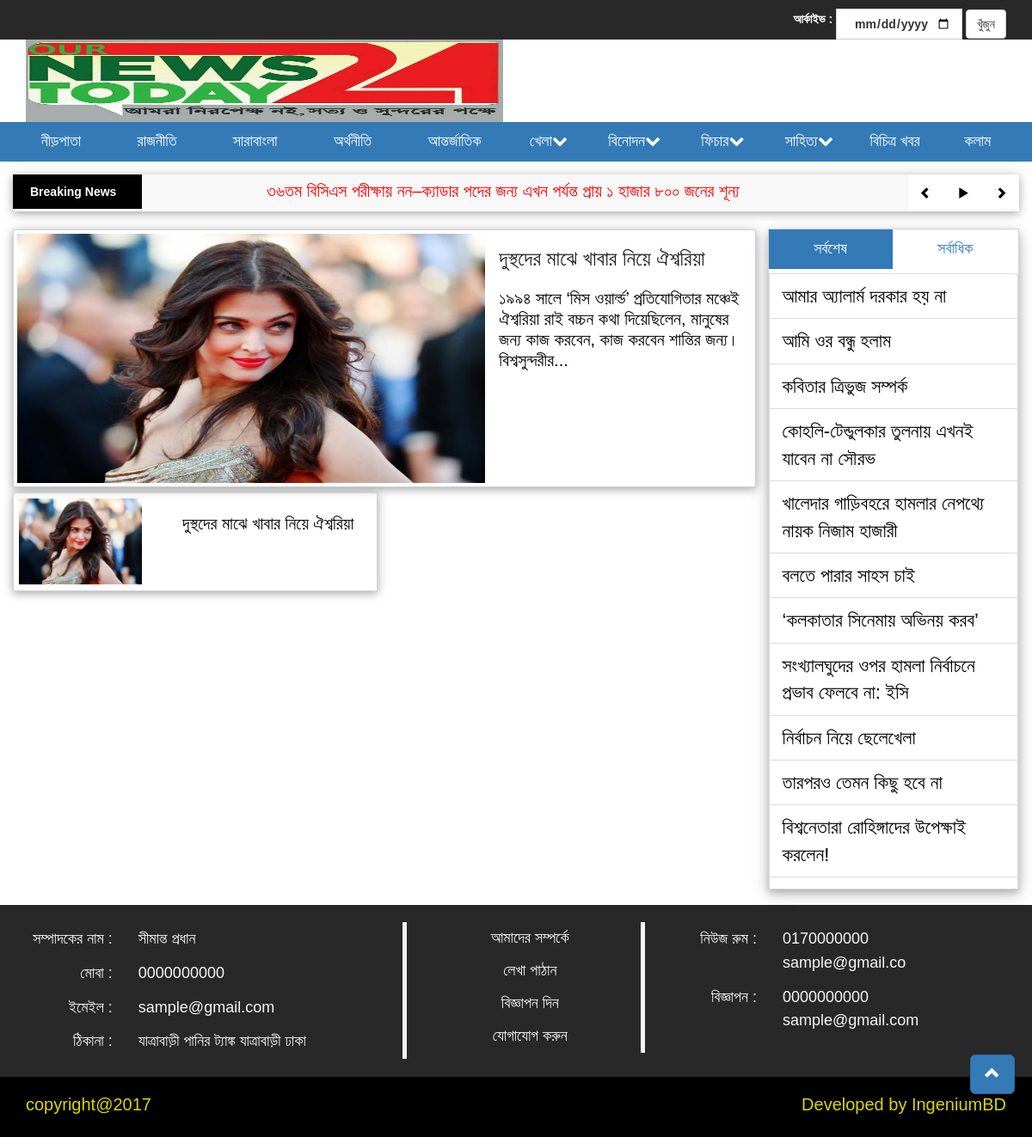
The page /bollywood.php on the database its author committed.
### tables this page shows
CREATE TABLE `tbl_logontitle` (
  `logo_id` int(11) NOT NULL,
  `logo` varchar(255) NOT NULL
);

CREATE TABLE `tbl_breakingnews` (
  `breaking_id` int(11) NOT NULL,
  `title` text NOT NULL,
  `status` tinyint(1) NOT NULL
);

CREATE TABLE `tbl_newses` (
  `news_id` int(11) NOT NULL,
  `district_id` int(11) NOT NULL,
  `category_id` int(11) NOT NULL,
  `subcategory_id` int(11) NOT NULL,
  `top_news` tinyint(1) NOT NULL,
  `news_title` varchar(150) NOT NULL,
  `news_url` varchar(150) NOT NULL,
  `news_seo_title` varchar(150) NOT NULL,
  `image` varchar(255) NOT NULL,
  `news_summery` text NOT NULL,
  `news_details` text NOT NULL,
  `hits` int(11) NOT NULL,
  `author` varchar(150) NOT NULL,
  `writer` varchar(100) NOT NULL,
  `sahittowriter` varchar(200) NOT NULL,
  `status` tinyint(1) NOT NULL,
  `date` date DEFAULT NULL,
  `create_date` timestamp NOT NULL DEFAULT CURRENT_TIMESTAMP,
  `update_dateN_time` timestamp NULL DEFAULT NULL
);

CREATE TABLE `tbl_editor` (
  `editor_id` int(11) NOT NULL,
  `editor_name` varchar(150) NOT NULL,
  `editor_email` varchar(150) NOT NULL,
  `editor_mobile` varchar(15) NOT NULL,
  `editor_address` text NOT NULL
);

CREATE TABLE `tbl_emailphone` (
  `emailphone_id` int(11) NOT NULL,
  `newsroomemail` varchar(100) NOT NULL,
  `newsroommobile` varchar(15) NOT NULL,
  `advemail` varchar(100) NOT NULL,
  `advmobile` varchar(15) NOT NULL
);

### bollywood.php (the view)
<?php include 'inc/header.php';?>
<?php include 'inc/breakingnews.php';?>
<?php
    $fm = new Format();
?>
<div class="inner_page">
            <div class="container">
                <div class="row">
                    <div class="col-lg-9">
                        <div class="row">
                            <div class="main_content">
                            <?php
                                 $news = new NewsAddN();
                                  $bollywoodTNews = $news->getBollyllywoodTopNews();
                                  if ($bollywoodTNews) {
                                    while ($result = $bollywoodTNews->fetch_assoc()) {
                              ?>
                                <div class="col-lg-8">
                                    <a href="singlenews.php?nurl=<?php echo $result['news_url']; ?>">
                                        <img src="global-panel/<?php echo $result['image']; ?>" alt="BPL" class="img-responsive"/>
                                    </a>
                                </div>
                                <div class="col-lg-4">
                                    <div class="details">
                                        <h3>
                                            <a href="singlenews.php?nurl=<?php echo $result['news_url']; ?>"><?php echo $result['news_title']; ?></a>
                                        </h3>
                                        <p>
                                            <a href="singlenews.php?nurl=<?php echo $result['news_url']; ?>"><?php echo $fm->textShorten($result['news_summery']); ?></a>
                                        </p>
                                    </div>
                                </div>
                              <?php } } ?>
                            </div>
                            <?php
                                 $news = new NewsAddN();
                                  $bollywoodAllTNews = $news->getAllbollywoodNewsinner();
                                  if ($bollywoodAllTNews) {
                                    while ($result = $bollywoodAllTNews->fetch_assoc()) {
                              ?>
                             <div class="col-lg-6">
                                <div class="content">
                                    <div class="col-lg-6">
                                        <a href="singlenews.php?nurl=<?php echo $result['news_url']; ?>">
                                            <img src="global-panel/<?php echo $result['image']; ?>" alt="Dhoni" class="img-responsive"/>
                                        </a>
                                    </div>
                                    <div class="col-lg-6">
                                        <h3><a href="singlenews.php?nurl=<?php echo $result['news_url']; ?>"><?php echo $result['news_title']; ?></a></h3>
                                    </div>
                                </div>
                            </div>
                         <?php } } ?>
                        </div>
                    </div>
                    <div class="col-lg-3">
                       <?php include 'inc/recentpopular.php';?>
                    </div>
                </div>
            </div>
        </div>
       <?php include 'inc/footer.php';?>

### inc/header.php (shortened to what the rows shown need)
<?php
include 'lib/Database.php';
include 'helpers/Format.php';
?>
<!DOCTYPE html>
<html>
    <head>
        <link rel="stylesheet" href="css/bootstrap.min.css" />
        <link rel="stylesheet" href="css/style.css" />
        <link rel="stylesheet" href="css/inner-page.css" />
        <link rel="stylesheet" href="css/kolamist.css" />
        <link rel="stylesheet" href="css/kolamist_profile.css" />
        <link rel="stylesheet" href="css/archive.css" />
        <link rel="stylesheet" href="css/news-view.css" />
        <link rel="stylesheet" href="css/map.css" />
        <link rel="stylesheet" href="css/chora.css" />
        <link rel="stylesheet" href="css/kobita.css" />
        <link rel="stylesheet" href="css/sahitto.css" />
        <link rel="stylesheet" href="css/font-awesome.min.css" />
        <link rel="stylesheet" href="css/jcarousel.responsive.css" />
        <link href="https://fonts.maateen.me/bangla/font.css" rel="stylesheet">
        <link rel="stylesheet" href="jquery-ui-1.12.1/jquery-ui.min.css" />
    </head>
    <body>
        <header>
            <div class="container main-content">
                <div class="row">
                    <div class="logo col-lg-6">
                        <?php
                        $logo = new TitleSloganLogo();
                        $getlogo = $logo->getLogiIcon();
                        if ($getlogo) {
                            while ($result = $getlogo->fetch_assoc()) {
                                ?>
                                <a href="index.php">
                                    <img src="global-panel/<?php echo $result['logo']; ?>" alt="logo" class="img-responsive"/>
                                </a>
                                <?php
                            }
                        }
                        ?>
                    </div>
                </div>
            </div>
        </header>

### inc/breakingnews.php (shortened to what the rows shown need)
<div class="breaking-news">
    <div class="container">
        <div class="row breaking_news-content">
            <div class="col-md-12">
                <div id="breaking_news" class="carousel slide breaking_news_slider" data-ride="carousel">
                    <div class="carousel-inner" role="listbox">
                    <?php
                         $news = new NewsAddN();
                          $breakingNews = $news->getAllBreakingNews();
                          $i = 1;
                     foreach ($breakingNews as $slidetop_pro) {
                                if ($i==1) {
                     ?>
                     <div class="item active">
                         <?php } else{ ?>
                         <div class="item">
                          <?php } ?>
                            <p><?php echo $slidetop_pro['title']; ?></p>
                         </div>
                     <?php $i++;} ?>
                     </div>
                   </div>
            </div>
        </div>
      </div>
</div>

### inc/recentPopular.php (shortened to what the rows shown need)
<?php
    include_once "classes/NewsAddN.php";
?>
        <div class="sorbcho-sorbadhik">
            <div class="tab-content text-justify titles">
                <div id="home" class="tab-pane fade in active">
                    <div class="list-group titles-items">
                      <?php
                         $news = new NewsAddN();
                          $recentNews = $news->getAllNRecentNews();
                          if ($recentNews) {
                            while ($result = $recentNews->fetch_assoc()) {
                      ?>
                        <button type="button" class="list-group-item"><a href="singlenews.php?nurl=<?php echo $result['news_url']; ?>"><?php echo $result['news_title']; ?></a></button>
                      <?php } }?>
                    </div>
                </div>
            </div>
        </div>

### inc/footer.php (shortened to what the rows shown need)
    <link href="//cdnjs.cloudflare.com/ajax/libs/toastr.js/latest/css/toastr.min.css" rel="stylesheet">
<footer>
    <div class="footer-part">
        <div class="container">
            <div class="row">
                <div class="footer_part_content">
                    <div class="col-lg-5 editor_details">
                 <?php
                     $einfo = new EditorInfo();
                      $editorinfo = $einfo->geteditorinfo();
                      if ($editorinfo) {
                        while ($result = $editorinfo->fetch_assoc()) {
                 ?>
                        <form class="form-horizontal">
                            <div class="form-group">
                                <label class="col-sm-4 control-label">সম্পাদকের নাম :</label>
                                <div class="col-sm-8">
                                    <p class="form-control-static"><?php echo $result['editor_name'];?></p>
                                </div>
                            </div>
                            <div class="form-group">
                                <label class="col-sm-4 control-label">মোবা :</label>
                                <div class="col-sm-8">
                                    <p class="form-control-static"><?php echo $result['editor_mobile'];?></p>
                                </div>
                            </div>
                            <div class="form-group">
                                <label class="col-sm-4 control-label">ইমেইল :</label>
                                <div class="col-sm-8">
                                    <p class="form-control-static"><?php echo $result['editor_email'];?></p>
                                </div>
                            </div>
                            <div class="form-group">
                                <label class="col-sm-4 control-label">ঠিকানা :</label>
                                <div class="col-sm-8">
                                    <p class="form-control-static"><?php echo $result['editor_address'];?></p>
                                </div>
                            </div>
                        </form>
                <?php  } } ?>
                    </div>
                    <div class="col-lg-4">
                        <div class="address_content">
            <?php
               $emailPhone = new EmailNphoneInfo();
                $allInfoPhoneEmail = $emailPhone->getAllEmailNphoneInfo();
                if ($allInfoPhoneEmail) {
                    while ($result = $allInfoPhoneEmail->fetch_assoc()) {
              ?>
                            <form class="form-horizontal">
                                <div class="form-group">
                                    <label class="col-sm-4 control-label">নিউজ রুম :</label>
                                    <div class="col-sm-8">
                                        <p class="form-control-static"><?php echo $result['newsroommobile'];?></p>
                                        <p class="form-control-static email"><?php echo $result['newsroomemail'];?></p>
                                    </div>
                                </div>
                                <div class="form-group">
                                    <label class="col-sm-4 control-label">বিজ্ঞাপন :</label>
                                    <div class="col-sm-8">
                                        <p class="form-control-static"><?php echo $result['advmobile'];?></p>
                                        <p class="form-control-static email"><?php echo $result['advemail'];?></p>
                                    </div>
                                </div>
                            </form>
                  <?php } } ?>
                        </div>
                    </div>
                </div>
            </div>
        </div>
    </div>
</footer>

### rows shown on the page
tbl_logontitle: logo (picture)
tbl_breakingnews: title "৩৬তম বিসিএস পরীক্ষায় নন–ক্যাডার পদের জন্য এখন পর্যন্ত প্রায় ১ হাজার ৮০০ জনের শূন্য"
tbl_newses: image (picture), news_title "দুস্থদের মাঝে খাবার নিয়ে ঐশ্বরিয়া"
tbl_newses: news_title "আমার অ্যালার্ম দরকার হয় না"
tbl_newses: news_title "আমি ওর বন্ধু হলাম"
tbl_newses: news_title "কবিতার ত্রিভুজ সম্পর্ক"
tbl_newses: news_title "কোহলি-টেন্ডুলকার তুলনায় এখনই যাবেন না সৌরভ"
tbl_newses: news_title "খালেদার গাড়িবহরে হামলার নেপথ্যে নায়ক নিজাম হাজারী"
tbl_newses: news_title "বলতে পারার সাহস চাই"
tbl_newses: news_title "‘কলকাতার সিনেমায় অভিনয় করব’"
tbl_newses: news_title "সংখ্যালঘুদের ওপর হামলা নির্বাচনে প্রভাব ফেলবে না: ইসি"
tbl_newses: news_title "নির্বাচন নিয়ে ছেলেখেলা"
tbl_newses: news_title "তারপরও তেমন কিছু হবে না"
tbl_newses: news_title "বিশ্বনেতারা রোহিঙ্গাদের উপেক্ষাই করলেন!"
tbl_editor: editor_name "সীমান্ত প্রধান", editor_mobile "0000000000", editor_email "sample@gmail.com", editor_address "যাত্রাবাড়ী পানির ট্যাঙ্ক যাত্রাবাড়ী ঢাকা"
tbl_emailphone: newsroommobile "0170000000", newsroomemail "sample@gmail.co", advmobile "0000000000", advemail "sample@gmail.com"
